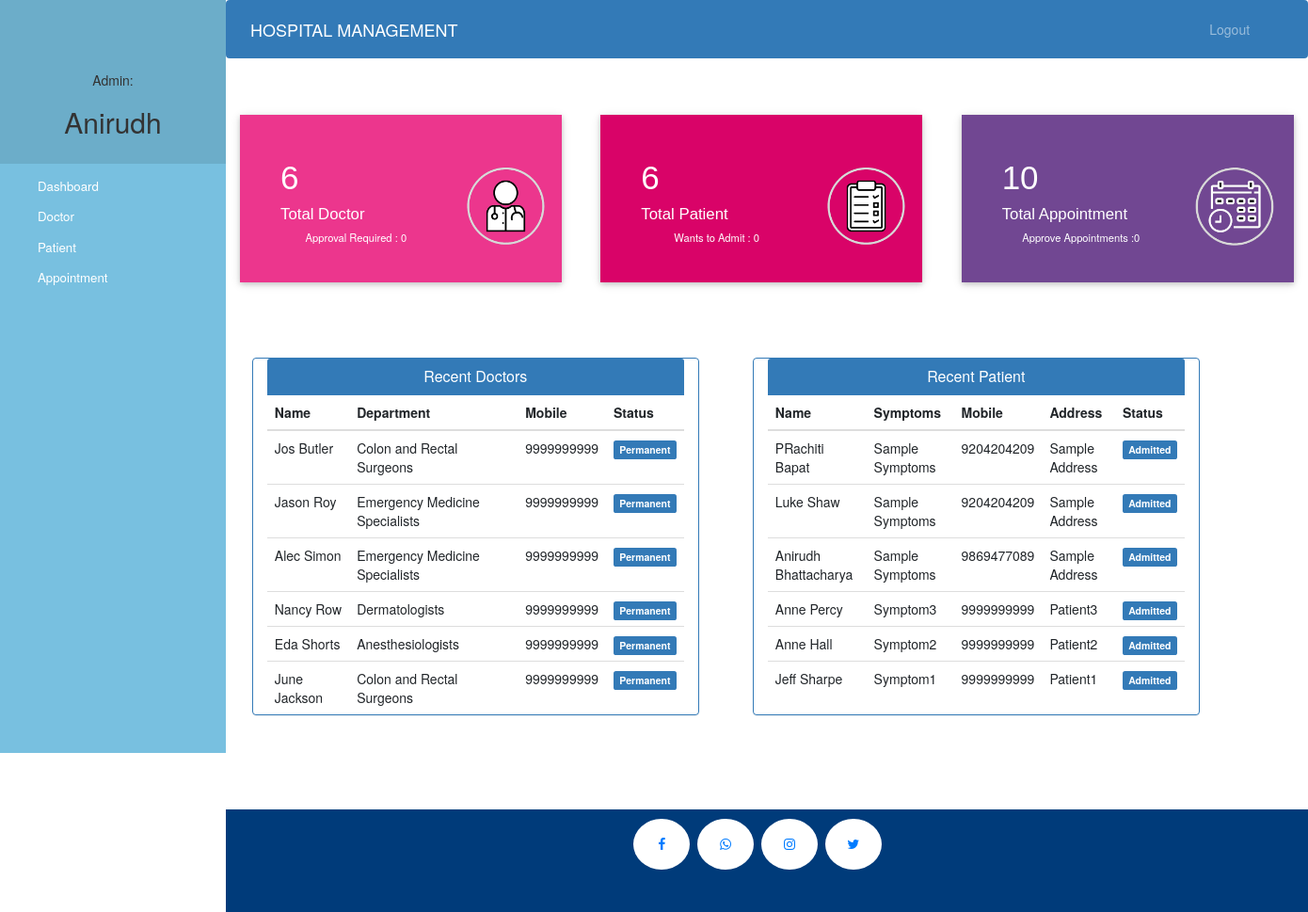
The app's page /admin-dashboard (signed in) with its own data.
### hospital/models.py (models this page shows, shortened)
class Doctor(models.Model):
    user=models.OneToOneField(User,on_delete=models.CASCADE)
    address = models.CharField(max_length=40)
    mobile = models.CharField(max_length=20,null=True)
    department= models.CharField(max_length=50,choices=departments,default='Cardiologist')
    status=models.BooleanField(default=False)
    @property
    def get_name(self):
        return self.user.first_name+" "+self.user.last_name

class Patient(models.Model):
    user=models.OneToOneField(User,on_delete=models.CASCADE)
    address = models.CharField(max_length=40)
    mobile = models.CharField(max_length=20,null=False)
    symptoms = models.CharField(max_length=100,null=False)
    assignedDoctorId = models.PositiveIntegerField(null=True)
    admitDate=models.DateField(auto_now=True)
    status=models.BooleanField(default=False)
    @property
    def get_name(self):
        return self.user.first_name+" "+self.user.last_name

### hospital/views.py (the view)
# urls.py: path('admin-dashboard', views.admin_dashboard_view,name='admin-dashboard'),
@login_required(login_url='adminlogin')
@user_passes_test(is_admin)
def admin_dashboard_view(request):
    doctors=models.Doctor.objects.all().order_by('-id')
    patients=models.Patient.objects.all().order_by('-id')
    doctorcount=models.Doctor.objects.all().filter(status=True).count()
    pendingdoctorcount=models.Doctor.objects.all().filter(status=False).count()
    patientcount=models.Patient.objects.all().filter(status=True).count()
    pendingpatientcount=models.Patient.objects.all().filter(status=False).count()
    appointmentcount=models.Appointment.objects.all().filter(status=True).count()
    pendingappointmentcount=models.Appointment.objects.all().filter(status=False).count()
    mydict={
    'doctors':doctors,
    'patients':patients,
    'doctorcount':doctorcount,
    'pendingdoctorcount':pendingdoctorcount,
    'patientcount':patientcount,
    'pendingpatientcount':pendingpatientcount,
    'appointmentcount':appointmentcount,
    'pendingappointmentcount':pendingappointmentcount,
    }
    return render(request,'hospital/admin_dashboard.html',context=mydict)

### hospital/views.py (called while the page is built)
def is_admin(user):
    return user.groups.filter(name='ADMIN').exists()

### templates/hospital/admin_dashboard.html
{% extends 'hospital/admin_base.html' %} {% load static %} {% block content %} {%include 'hospital/admin_dashboard_cards.html'%}
<br><br><br><br>
<div class="container">
    <div class="row">
        <div class="panel panel-primary col-md-5" style="margin-left:2%;">
            <div class="panel-heading" style="text-align:center;">
                <h6 class="panel-title">Recent Doctors</h6>
            </div>
            <table class="table table-hover" id="dev-table">
                <thead>
                    <tr>
                        <th>Name</th>
                        <th>Department</th>
                        <th>Mobile</th>
                        <th>Status</th>
                    </tr>
                </thead>
                {% for d in doctors %}
                <tr>
                    <td> {{d.get_name}}</td>
                    <td>{{d.department}}</td>
                    <td>{{d.mobile}}</td>
                    {%if d.status%}
                    <td> <span class="label label-primary">Permanent</span></td>
                    {% else %}
                    <td> <span class="label label-success">On Hold</span></td>
                    {% endif %}
                </tr>
                {% endfor %}
            </table>
        </div>
        <div class="panel panel-primary col-md-5" style="margin-left:5%;">
            <div class="panel-heading" style="text-align:center;">
                <h6 class="panel-title">Recent Patient</h6>
            </div>
            <table class="table table-hover" id="dev-table">
                <thead>
                    <tr>
                        <th>Name</th>
                        <th>Symptoms</th>
                        <th>Mobile</th>
                        <th>Address</th>
                        <th>Status</th>
                    </tr>
                </thead>
                {% for p in patients %}
                <tr>
                    <td> {{p.get_name}}</td>
                    <td>{{p.symptoms}}</td>
                    <td>{{p.mobile}}</td>
                    <td>{{p.address}}</td>
                    {%if p.status%}
                    <td> <span class="label label-primary">Admitted</span></td>
                    {% else %}
                    <td> <span class="label label-success">On Hold</span></td>
                    {% endif %}
                </tr>
                {% endfor %}
            </table>
        </div>
    </div>
</div>
{% endblock content %}

### templates/hospital/admin_base.html (shortened to what this page needs)
<!DOCTYPE html> {% load static %}
<html lang="en">
<head>
    <link rel="stylesheet" href="https://stackpath.bootstrapcdn.com/bootstrap/4.3.1/css/bootstrap.min.css">
    <link rel="stylesheet" href="https://maxcdn.bootstrapcdn.com/font-awesome/4.7.0/css/font-awesome.min.css">
    <link rel="stylesheet" href="{% static '/style.css' %}">
</head>
<body>
    <nav class="menu" tabindex="0">
        <header class="avatar">
            <br><br>
            <h5>Admin:</h5>
            <h2>{{request.user.first_name}}</h2>
        </header>
        <ul>
            <li tabindex="0" class="icon-dashboard"> <a style="color:white; text-decoration:none;" href="/admin-dashboard"><span>Dashboard</span></a> </li>
            <li tabindex="0" class="icon-customers"> <a style="color:white; text-decoration:none;" href="/admin-doctor"><span>Doctor</span></a></li>
            <li tabindex="0" class="icon-users"> <a style="color:white; text-decoration:none;" href="/admin-patient"><span>Patient</span></a></li>
            <li tabindex="0" class="icon-calendar"> <a style="color:white; text-decoration:none;" href="/admin-appointment"><span>Appointment</span></a></li>
        </ul>
    </nav>
    <main>
        <div class="bs-example">
            <nav class="navbar navbar-expand-md  navbar-dark fixed-top" style="background:#337AB7;">
                <a href="/admin-dashboard" class="navbar-brand">HOSPITAL MANAGEMENT</a>
                <div class="collapse navbar-collapse justify-content-between" id="navbarCollapse">
                    <div class="navbar-nav" style=" margin-left: 90%;">
                        <a href="/logout" class="nav-item nav-link">Logout</a>
                    </div>
                </div>
            </nav>
        </div>
        <br><br> {% block content %} {% endblock content %}
        <br><br><br><br>
        <footer>
            <p>
                <a id="ftr" href="" class="fa fa-facebook"></a>
                <a id="ftr" href="" class="fa fa-whatsapp"></a>
                <a id="ftr" href="" class="fa fa-instagram"></a>
                <a id="ftr" href="" class="fa fa-twitter"></a>
            </p>
            <br>
        </footer>
    </main>
</body>
</html>

### templates/hospital/admin_dashboard_cards.html (shortened to what this page needs)
<!DOCTYPE html>
<html lang="en" dir="ltr">
<head>
    <link rel="stylesheet" href="https://maxcdn.bootstrapcdn.com/bootstrap/3.4.1/css/bootstrap.min.css">
    <link rel="stylesheet" href="https://cdnjs.cloudflare.com/ajax/libs/font-awesome/4.7.0/css/font-awesome.min.css">
</head>
<body>
    <div class="market-updates">
        <div class="col-md-4 market-update-gd">
            <div class="market-update-block clr-block-1">
                <div class="col-md-8 market-update-left">
                    <h3>{{doctorcount}}</h3>
                    <h4>Total Doctor</h4>
                    <p>Approval Required : {{pendingdoctorcount}}</p>
                </div>
                <div class="col-md-4 market-update-right">
                    <img src="/static/images/doctor.png" , style="width: 210%;height: 220%; margin-bottom: -60px; margin-left: -20px">
                </div>
                <div class="clearfix"> </div>
            </div>
        </div>
        <div class="col-md-4 market-update-gd">
            <div class="market-update-block clr-block-2">
                <div class="col-md-8 market-update-left">
                    <h3>{{patientcount}}</h3>
                    <h4>Total Patient</h4>
                    <p>Wants to Admit : {{pendingpatientcount}}</p>
                </div>
                <div class="col-md-4 market-update-right">
                    <img src="/static/images/appointment.png" , style="width: 210%;height: 220%; margin-bottom: -60px; margin-left: -20px">
                </div>
                <div class="clearfix"> </div>
            </div>
        </div>
        <div class="col-md-4 market-update-gd">
            <div class="market-update-block clr-block-3">
                <div class="col-md-8 market-update-left">
                    <h3>{{appointmentcount}}</h3>
                    <h4>Total Appointment</h4>
                    <p>Approve Appointments :{{pendingappointmentcount}} </p>
                </div>
                <div class="col-md-4 market-update-right">
                    <img src="/static/images/calendar.png" , style="width: 200%;height: 200%; margin-bottom: -60px; margin-left: -20px">
                </div>
                <div class="clearfix"> </div>
            </div>
        </div>
    </div>
</body>
</html>

### static/style.css (style rules this page uses)
body { padding-left: 240px; }
main { position: relative; height: 100vh; }
.menu { background: #fb8500; height: 100vh; width: 240px; position: fixed; top: 0px; left: 0; z-index: 5; outline: none; }
.menu .avatar { background: rgba(0, 0, 0, 0.1); padding: 2em 0.5em; text-align: center; }
.menu .avatar h2 { font-weight: normal; margin-bottom: 0; }
.menu ul { list-style: none; padding: 0.5em 0; margin: 0; }
.menu ul li { padding: 0.5em 1em 0.5em 3em; font-size: 0.95em; font-weight: regular; background-repeat: no-repeat; background-position: left 15px center; background-size: auto 20px; transition: all 0.15s linear; cursor: pointer; }
.menu ul li.icon-dashboard { background-image: url("http://www.entypo.com/images//gauge.svg"); }
.menu ul li.icon-customers { background-image: url("http://www.entypo.com/images//briefcase.svg"); }
.menu ul li.icon-users { background-image: url("http://www.entypo.com/images//users.svg"); }
.menu ul li.icon-calendar { background-image: url("http://www.entypo.com/images//calendar.svg"); }

### templates/hospital/admin_base.html (style rules this page uses)
a:link { text-decoration: none; }
a { color: white; }
footer { padding: 0px 20px 10px 0px; background-color: #003B7A; margin: 0px; }
.fa { padding: 20px; font-size: 20px; width: 60px; text-align: center; text-decoration: none; margin: 5px 2px; border-radius: 50%; }
.fa-facebook { background: #ffffff; color: #007BFF; margin-top: 10px; }
.fa-whatsapp { background: #ffffff; color: #007BFF; }
.fa-twitter { background: #ffffff; color: #007BFF; }
.fa-instagram { background: #ffffff; color: #007BFF; }
p { text-align: center; }
body { padding-left: 240px; }
main { position: relative; height: 100vh; }
.menu { background: #78C0E0; height: 100vh; width: 240px; position: fixed; top: 0px; left: 0; z-index: 5; outline: none; }
.menu .avatar { background: rgba(0, 0, 0, 0.1); padding: 2em 0.5em; text-align: center; }
.menu .avatar h2 { font-weight: normal; margin-bottom: 0; }
.menu ul { list-style: none; padding: 0.5em 0; margin: 0; }
.menu ul li { padding: 0.5em 1em 0.5em 3em; font-size: 0.95em; font-weight: regular; background-repeat: no-repeat; background-position: left 15px center; background-size: auto 20px; transition: all 0.15s linear; cursor: pointer; }
.menu ul li.icon-dashboard { background-image: url("http://www.entypo.com/images//gauge.svg"); }
.menu ul li.icon-customers { background-image: url("http://www.entypo.com/images//briefcase.svg"); }
.menu ul li.icon-users { background-image: url("http://www.entypo.com/images//users.svg"); }
.menu ul li.icon-calendar { background-image: url("http://www.entypo.com/images//calendar.svg"); }

### templates/hospital/admin_dashboard_cards.html (style rules this page uses)
.market-update-block { padding: 2em 2em; background: #999; }
.market-update-block h3 { color: #fff; font-size: 2.5em; font-family: 'Carrois Gothic', sans-serif; }
.market-update-block h4 { font-size: 1.2em; color: #fff; margin: 0.3em 0em; font-family: 'Carrois Gothic', sans-serif; }
.market-update-block p { color: #fff; font-size: 0.8em; line-height: 1.8em; }
.market-update-block.clr-block-1 { background: #EC368D; margin-right: 0.8em; box-shadow: 0 2px 5px 0 rgba(0, 0, 0, 0.16), 0 2px 10px 0 rgba(0, 0, 0, 0.12); transition: 0.5s all; -webkit-transition: 0.5s all; -moz-transition: 0.5s all; -o-transition: 0.5s all; }
.market-update-block.clr-block-2 { background: #D90368; margin-right: 0.8em; box-shadow: 0 2px 5px 0 rgba(0, 0, 0, 0.16), 0 2px 10px 0 rgba(0, 0, 0, 0.12); transition: 0.5s all; -webkit-transition: 0.5s all; -moz-transition: 0.5s all; -o-transition: 0.5s all; }
.market-update-block.clr-block-3 { background: #714792; box-shadow: 0 2px 5px 0 rgba(0, 0, 0, 0.16), 0 2px 10px 0 rgba(0, 0, 0, 0.12); transition: 0.5s all; -webkit-transition: 0.5s all; -moz-transition: 0.5s all; -o-transition: 0.5s all; }
.market-update-left { padding: 0px; }

### records on screen
Doctor: get_name "Jos Butler", department "Colon and Rectal Surgeons", mobile "9999999999", status "Permanent"
Doctor: get_name "Jason Roy", department "Emergency Medicine Specialists", mobile "9999999999", status "Permanent"
Doctor: get_name "Alec Simon", department "Emergency Medicine Specialists", mobile "9999999999", status "Permanent"
Doctor: get_name "Nancy Row", department "Dermatologists", mobile "9999999999", status "Permanent"
Doctor: get_name "Eda Shorts", department "Anesthesiologists", mobile "9999999999", status "Permanent"
Doctor: get_name "June Jackson", department "Colon and Rectal Surgeons", mobile "9999999999", status "Permanent"
Patient: get_name "PRachiti Bapat", symptoms "Sample Symptoms", mobile "9204204209", address "Sample Address", status "Admitted"
Patient: get_name "Luke Shaw", symptoms "Sample Symptoms", mobile "9204204209", address "Sample Address", status "Admitted"
Patient: get_name "Anirudh Bhattacharya", symptoms "Sample Symptoms", mobile "9869477089", address "Sample Address", status "Admitted"
Patient: get_name "Anne Percy", symptoms "Symptom3", mobile "9999999999", address "Patient3", status "Admitted"
Patient: get_name "Anne Hall", symptoms "Symptom2", mobile "9999999999", address "Patient2", status "Admitted"
Patient: get_name "Jeff Sharpe", symptoms "Symptom1", mobile "9999999999", address "Patient1", status "Admitted"

### other values on screen
{{ request.user.first_name }} "Anirudh"
{{ doctorcount }} "6"
{{ pendingdoctorcount }} "0"
{{ patientcount }} "6"
{{ pendingpatientcount }} "0"
{{ appointmentcount }} "10"
{{ pendingappointmentcount }} "0"
